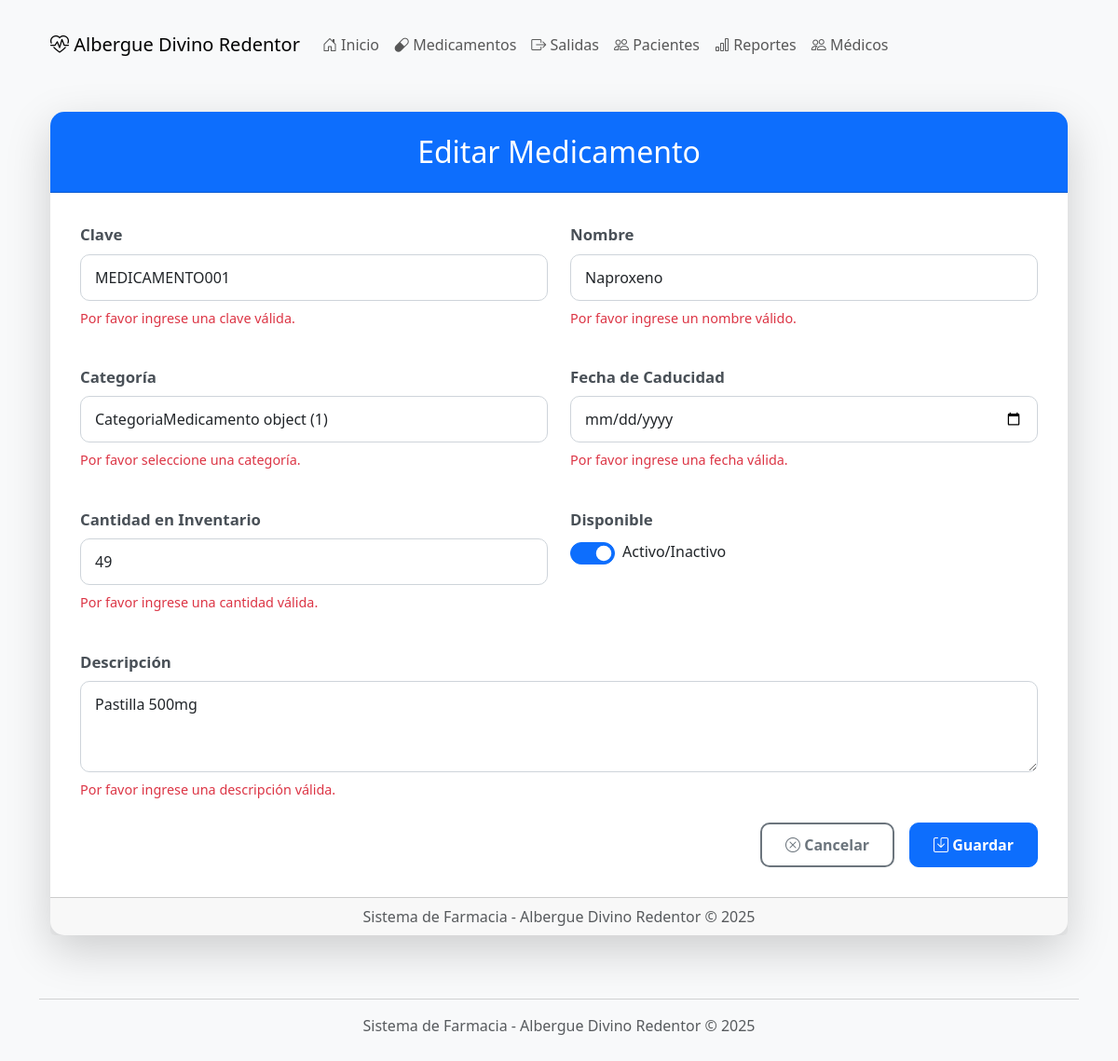
/medicamentos/editar/1/, run on the app's committed database.
### farmacia/models.py (models this page shows, shortened)
class Medicamento(models.Model):
    id = models.AutoField(primary_key=True)
    clave = models.CharField(max_length=50, unique=True, verbose_name="Clave única")
    nombre = models.CharField(max_length=200, verbose_name="Nombre")
    categoria = models.ForeignKey('CategoriaMedicamento', on_delete=models.CASCADE)
    descripcion = models.TextField(blank=True, verbose_name="Descripción")
    fecha_caducidad = models.DateField(verbose_name="Fecha de caducidad")
    cantidad = models.IntegerField(default=0, verbose_name="Cantidad en inventario")
    status = models.BooleanField(default=True, verbose_name="Disponible")
    class Meta:
        verbose_name = "Medicamento"
        verbose_name_plural = "Medicamentos"
        ordering = ['nombre']

### farmacia/views.py (the view)
# urls.py: path('medicamentos/editar/<int:id>/', views.medicamento_editar, name='medicamento_editar'),
def medicamento_editar(request, id):
    medicamento = get_object_or_404(Medicamento, pk=id)
    if request.method == 'POST':
        form = MedicamentoForm(request.POST, instance=medicamento)
        if form.is_valid():
            form.save()
            messages.success(request, 'Medicamento actualizado correctamente')
            return redirect('medicamentos')
    else:
        form = MedicamentoForm(instance=medicamento)
    context = {
        'titulo': 'Editar Medicamento',
        'form': form,
        'medicamento': medicamento
    }
    return render(request, 'forms/medicamento_form.html', context)

### farmacia/forms.py
class MedicamentoForm(forms.ModelForm):
    class Meta:
        model = Medicamento
        fields = '__all__'
        widgets = {
            'clave': forms.TextInput(attrs={'class': 'form-control'}),
            'nombre': forms.TextInput(attrs={'class': 'form-control'}),
            'categoria': forms.Select(attrs={'class': 'form-control'}),
            'descripcion': forms.Textarea(attrs={'class': 'form-control', 'rows': 3}),
            'fecha_caducidad': forms.DateInput(attrs={'class': 'form-control', 'type': 'date'}),
            'cantidad': forms.NumberInput(attrs={'class': 'form-control'}),
            'status': forms.CheckboxInput(attrs={'class': 'form-check-input'}),
        }

### farmacia/templates/forms/medicamento_form.html (shortened to what this page needs)
{% extends 'base.html' %}
{% block content %}
<div class="container mt-4">
    <div class="card shadow-lg">
        <div class="card-header bg-primary text-white">
            <h2 class="mb-0 text-center">{{ titulo }}</h2>
        </div>
        <div class="card-body">
            <form method="post" class="needs-validation" novalidate>
                <div class="row mb-4">
                    <div class="col-md-6 mb-3">
                        <div class="form-group">
                            <label for="id_clave" class="form-label fw-bold">Clave</label>
                            {{ form.clave }}
                            <div class="invalid-feedback">
                                Por favor ingrese una clave válida.
                            </div>
                        </div>
                    </div>
                    <div class="col-md-6 mb-3">
                        <div class="form-group">
                            <label for="id_nombre" class="form-label fw-bold">Nombre</label>
                            {{ form.nombre }}
                            <div class="invalid-feedback">
                                Por favor ingrese un nombre válido.
                            </div>
                        </div>
                    </div>
                </div>
                <div class="row mb-4">
                    <div class="col-md-6 mb-3">
                        <div class="form-group">
                            <label for="id_categoria" class="form-label fw-bold">Categoría</label>
                            {{ form.categoria }}
                            <div class="invalid-feedback">
                                Por favor seleccione una categoría.
                            </div>
                        </div>
                    </div>
                    <div class="col-md-6 mb-3">
                        <div class="form-group">
                            <label for="id_fecha_caducidad" class="form-label fw-bold">Fecha de Caducidad</label>
                            {{ form.fecha_caducidad }}
                            <div class="invalid-feedback">
                                Por favor ingrese una fecha válida.
                            </div>
                        </div>
                    </div>
                </div>
                <div class="row mb-4">
                    <div class="col-md-6 mb-3">
                        <div class="form-group">
                            <label for="id_cantidad" class="form-label fw-bold">Cantidad en Inventario</label>
                            {{ form.cantidad }}
                            <div class="invalid-feedback">
                                Por favor ingrese una cantidad válida.
                            </div>
                        </div>
                    </div>
                    <div class="col-md-6 mb-3">
                        <div class="form-group">
                            <label class="form-label fw-bold d-block">Disponible</label>
                            <div class="form-check form-switch mt-2">
                                {{ form.status }}
                                <label class="form-check-label" for="id_status">
                                    Activo/Inactivo
                                </label>
                            </div>
                        </div>
                    </div>
                </div>
                <div class="mb-4">
                    <div class="form-group">
                        <label for="id_descripcion" class="form-label fw-bold">Descripción</label>
                        {{ form.descripcion }}
                        <div class="invalid-feedback">
                            Por favor ingrese una descripción válida.
                        </div>
                    </div>
                </div>
                <div class="d-grid gap-2 d-md-flex justify-content-md-end mt-4">
                    <a href="{% url 'medicamentos' %}" class="btn btn-outline-secondary me-md-2">
                        <i class="bi bi-x-circle"></i> Cancelar
                    </a>
                    <button type="submit" class="btn btn-primary">
                        <i class="bi bi-save"></i> Guardar
                    </button>
                </div>
            </form>
        </div>
        <div class="card-footer text-muted text-center">
            Sistema de Farmacia - Albergue Divino Redentor © {% now "Y" %}
        </div>
    </div>
</div>
{% endblock %}

### farmacia/templates/base.html (style rules this page uses)
body { background-color: #f8f9fa; padding-top: 20px; padding-bottom: 40px; }
.card { margin-bottom: 20px; box-shadow: 0 2px 5px rgba(0,0,0,0.1); }
.card-header { background-color: #e9ecef; font-weight: bold; }

### farmacia/templates/forms/medicamento_form.html (style rules this page uses)
.card { border-radius: 15px; border: none; }
.card-header { border-top-left-radius: 15px !important; border-top-right-radius: 15px !important; padding: 1.5rem; }
.card-body { padding: 2rem; }
.form-control, .form-select { border-radius: 10px; padding: 12px 15px; border: 1px solid #ced4da; transition: all 0.3s; }
.btn { border-radius: 10px; padding: 10px 25px; font-weight: 600; }
.btn-outline-secondary { border: 2px solid #6c757d; }
.form-label { margin-bottom: 0.5rem; color: #495057; font-size: 1.05rem; }
.form-switch .form-check-input { height: 1.5em; width: 3em; cursor: pointer; }
.form-switch .form-check-label { margin-left: 0.5rem; vertical-align: middle; }
.invalid-feedback { display: block; margin-top: 0.5rem; font-size: 0.9rem; }

### data on the page
Medicamento: clave "MEDICAMENTO001", nombre "Naproxeno", categoria "CategoriaMedicamento object (1)", cantidad "49", status "☑", descripcion "Pastilla 500mg"

### other printed values
{{ titulo }} "Editar Medicamento"
